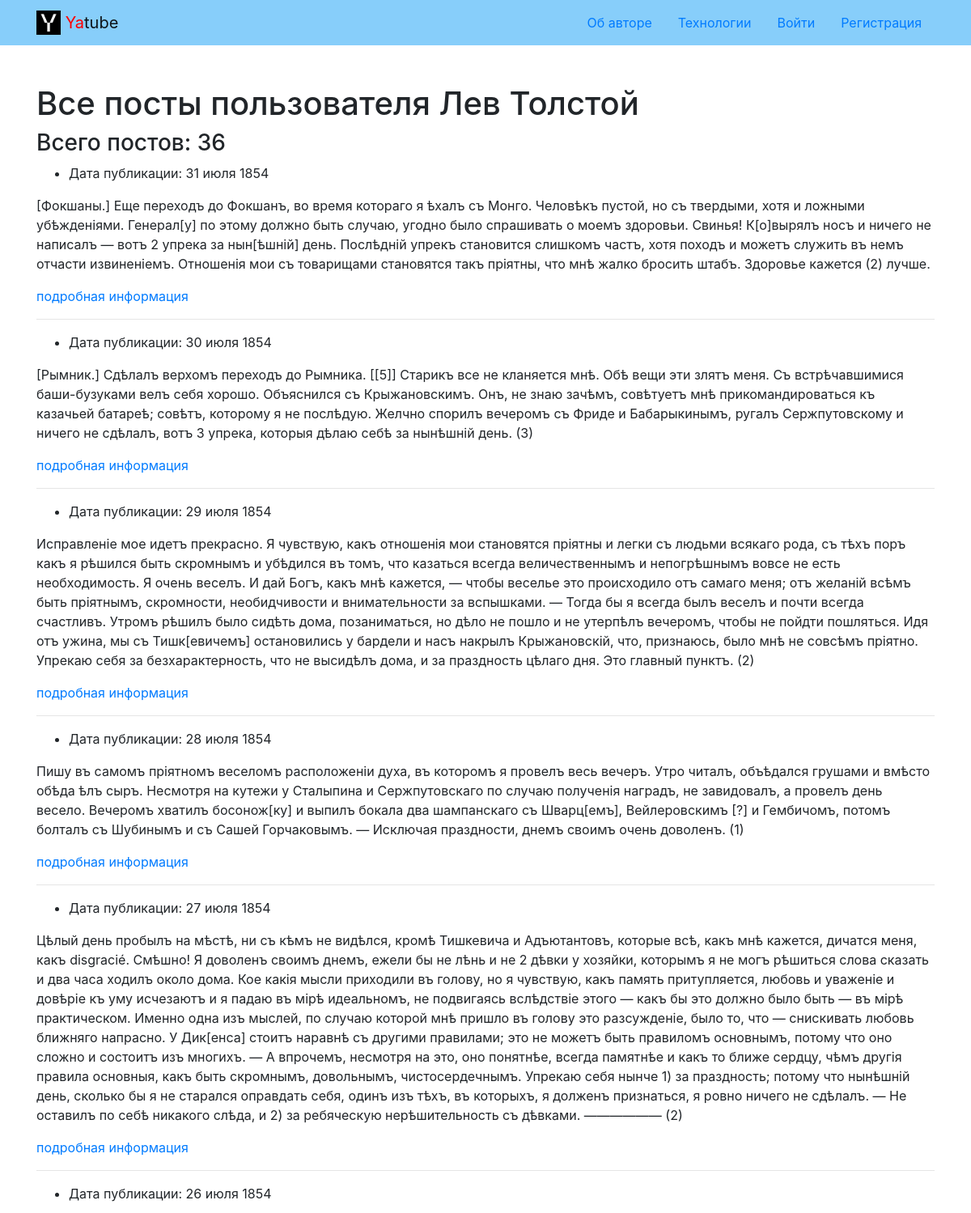
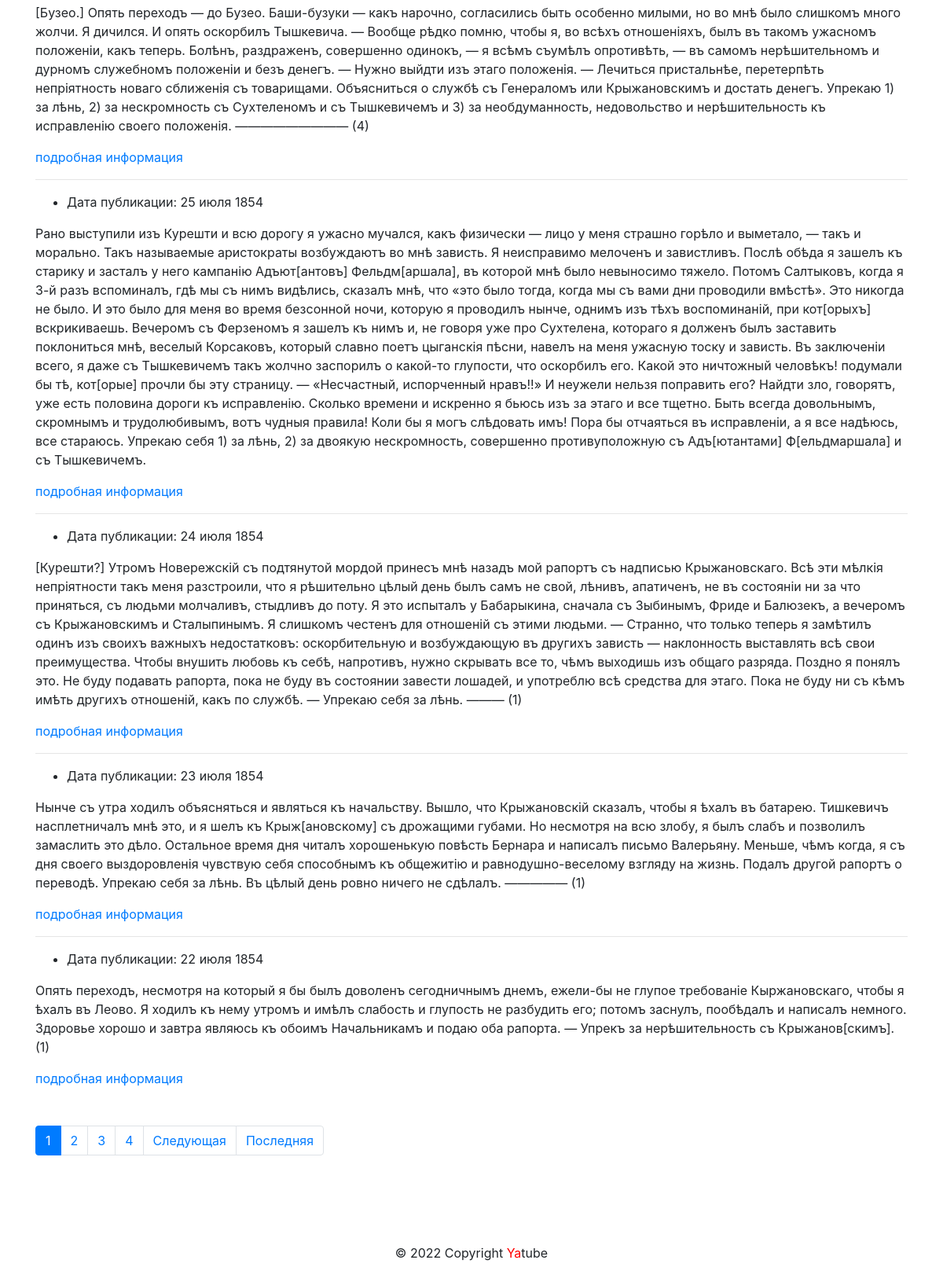
The page /profile/leo/ on the database its author committed (2 pictures, top to bottom).
### posts/models.py (models this page shows, shortened)
class Post(models.Model):
    text = models.TextField(verbose_name='текст')
    pub_date = models.DateTimeField(auto_now_add=True)
    author = models.ForeignKey(
        User,
        on_delete=models.CASCADE,
        related_name='posts'
    )
    group = models.ForeignKey(
        Group,
        verbose_name='группа',
        blank=True,
        null=True,
        on_delete=models.SET_NULL
    )
    class Meta:
        ordering = ['-pub_date']

### posts/views.py (the view)
# urls.py: path('profile/<str:username>/', views.profile, name='profile'),
def profile(request, username):
    author = get_object_or_404(User, username=username)
    posts = Post.objects.filter(author=author)
    page_obj = pagination(request, posts)
    context = {'author': author,
               'page_obj': page_obj}
    return render(request, 'posts/profile.html', context)

### core/context_processors/year.py (called while the page is built)
def year(request):
    a = date.today().year
    return {'year': a}

### posts/views.py (called while the page is built)
def pagination(request, posts):
    paginator = Paginator(posts, PAGES)
    page_number = request.GET.get('page')
    page_obj = paginator.get_page(page_number)
    return page_obj

### templates/posts/profile.html (shortened to what this page needs)
{% extends 'base.html' %}
{% block content %}
<div class="container py-5">
    <h1>Все посты пользователя {{ author.get_full_name }} </h1>
    <h3>Всего постов: {{ author.posts.count }} </h3>
    {% for post in page_obj %}
        <article>
        <ul>
          <li>
            Дата публикации: {{ post.pub_date|date:"d E Y" }}
          </li>
        </ul>
          <p>
          {{ post.text }}
          </p>
          <p>
          <a href="<{% url 'posts:post_detail' post.id %}>">подробная информация </a>
          </p>
        </article>
        {% if not forloop.last %}<hr>{% endif %}
        {% endfor %}
        {% include 'posts/includes/paginator.html' %}
  </div>
{% endblock %}

### rows shown on the page
Post: pub_date "31 июля 1854", text "[Фокшаны.] Еще переходъ до Фокшанъ, во время котораго я ѣхалъ съ Монго. Человѣкъ пустой, но съ твердыми, хотя и ложными убѣжденіями. Генерал[у] по этому должно быть случаю, угодно было спрашивать о моемъ здоровьи. Свинья! К[о]вырялъ носъ и ничего не написалъ — вотъ 2 упрека за нын[ѣшній] день. Послѣдній упрекъ становится слишкомъ частъ, хотя походъ и можетъ служить въ немъ отчасти извиненіемъ. Отношенія мои съ товарищами становятся такъ пріятны, что мнѣ жалко бросить штабъ. Здоровье кажется (2) лучше."
Post: pub_date "30 июля 1854", text "[Рымник.] Сдѣлалъ верхомъ переходъ до Рымника. [[5]] Старикъ все не кланяется мнѣ. Обѣ вещи эти злятъ меня. Съ встрѣчавшимися баши-бузуками велъ себя хорошо. Объяснился съ Крыжановскимъ. Онъ, не знаю зачѣмъ, совѣтуетъ мнѣ прикомандироваться къ казачьей батареѣ; совѣтъ, которому я не послѣдую. Желчно спорилъ вечеромъ съ Фриде и Бабарыкинымъ, ругалъ Сержпутовскому и ничего не сдѣлалъ, вотъ 3 упрека, которыя дѣлаю себѣ за нынѣшній день. (3)"
Post: pub_date "29 июля 1854", text "Исправленіе мое идетъ прекрасно. Я чувствую, какъ отношенія мои становятся пріятны и легки съ людьми всякаго рода, съ тѣхъ поръ какъ я рѣшился быть скромнымъ и убѣдился въ томъ, что казаться всегда величественнымъ и непогрѣшнымъ вовсе не есть необходимость. Я очень веселъ. И дай Богъ, какъ мнѣ кажется, — чтобы веселье это происходило отъ самаго меня; отъ желаній всѣмъ быть пріятнымъ, скромности, необидчивости и внимательности за вспышками. — Тогда бы я всегда былъ веселъ и почти всегда счастливъ. Утромъ рѣшилъ было сидѣть дома, позаниматься, но дѣло не пошло и не утерпѣлъ вечеромъ, чтобы не пойдти пошляться. Идя отъ ужина, мы съ Тишк[евичемъ] остановились у бардели и насъ накрылъ…"
Post: pub_date "28 июля 1854", text "Пишу въ самомъ пріятномъ веселомъ расположеніи духа, въ которомъ я провелъ весь вечеръ. Утро читалъ, объѣдался грушами и вмѣсто обѣда ѣлъ сыръ. Несмотря на кутежи у Сталыпина и Сержпутовскаго по случаю полученія наградъ, не завидовалъ, а провелъ день весело. Вечеромъ хватилъ босонож[ку] и выпилъ бокала два шампанскаго съ Шварц[емъ], Вейлеровскимъ [?] и Гембичомъ, потомъ болталъ съ Шубинымъ и съ Сашей Горчаковымъ. — Исключая праздности, днемъ своимъ очень доволенъ. (1)"
Post: pub_date "27 июля 1854", text "Цѣлый день пробылъ на мѣстѣ, ни съ кѣмъ не видѣлся, кромѣ Тишкевича и Адъютантовъ, которые всѣ, какъ мнѣ кажется, дичатся меня, какъ disgracié. Смѣшно! Я доволенъ своимъ днемъ, ежели бы не лѣнь и не 2 дѣвки у хозяйки, которымъ я не могъ рѣшиться слова сказать и два часа ходилъ около дома. Кое какія мысли приходили въ голову, но я чувствую, какъ память притупляется, любовь и уваженіе и довѣріе къ уму исчезаютъ и я падаю въ мірѣ идеальномъ, не подвигаясь вслѣдствіе этого — какъ бы это должно было быть — въ мірѣ практическом. Именно одна изъ мыслей, по случаю которой мнѣ пришло въ голову это разсужденіе, было то, что — снискивать любовь ближняго напрасно. У Дик[енса] стоитъ наравнѣ съ другими…"
Post: pub_date "26 июля 1854", text "[Бузео.] Опять переходъ — до Бузео. Баши-бузуки — какъ нарочно, согласились быть особенно милыми, но во мнѣ было слишкомъ много жолчи. Я дичился. И опять оскорбилъ Тышкевича. — Вообще рѣдко помню, чтобы я, во всѣхъ отношеніяхъ, былъ въ такомъ ужасномъ положеніи, какъ теперь. Болѣнъ, раздраженъ, совершенно одинокъ, — я всѣмъ съумѣлъ опротивѣть, — въ самомъ нерѣшительномъ и дурномъ служебномъ положеніи и безъ денегъ. — Нужно выйдти изъ этаго положенія. — Лечиться пристальнѣе, перетерпѣть непріятность новаго сближенія съ товарищами. Объясниться о службѣ съ Генераломъ или Крыжановскимъ и достать денегъ. Упрекаю 1) за лѣнь, 2) за нескромность съ Сухтеленомъ и съ Тышкевичемъ и 3) за…"
Post: pub_date "25 июля 1854", text "Рано выступили изъ Курешти и всю дорогу я ужасно мучался, какъ физически — лицо у меня страшно горѣло и выметало, — такъ и морально. Такъ называемые аристократы возбуждаютъ во мнѣ зависть. Я неисправимо мелоченъ и завистливъ. Послѣ обѣда я зашелъ къ старику и засталъ у него кампанію Адъют[антовъ] Фельдм[аршала], въ которой мнѣ было невыносимо тяжело. Потомъ Салтыковъ, когда я 3-й разъ вспоминалъ, гдѣ мы съ нимъ видѣлись, сказалъ мнѣ, что «это было тогда, когда мы съ вами дни проводили вмѣстѣ». Это никогда не было. И это было для меня во время безсонной ночи, которую я проводилъ нынче, однимъ изъ тѣхъ воспоминаній, при кот[орыхъ] вскрикиваешь. Вечеромъ съ Ферзеномъ я зашелъ къ нимъ и, не…"
Post: pub_date "24 июля 1854", text "[Курешти?] Утромъ Новережскій съ подтянутой мордой принесъ мнѣ назадъ мой рапортъ съ надписью Крыжановскаго. Всѣ эти мѣлкія непріятности такъ меня разстроили, что я рѣшительно цѣлый день былъ самъ не свой, лѣнивъ, апатиченъ, не въ состояніи ни за что приняться, съ людьми молчаливъ, стыдливъ до поту. Я это испыталъ у Бабарыкина, сначала съ Зыбинымъ, Фриде и Балюзекъ, а вечеромъ съ Крыжановскимъ и Сталыпинымъ. Я слишкомъ честенъ для отношеній съ этими людьми. — Странно, что только теперь я замѣтилъ одинъ изъ своихъ важныхъ недостатковъ: оскорбительную и возбуждающую въ другихъ зависть — наклонность выставлять всѣ свои преимущества. Чтобы внушить любовь къ себѣ, напротивъ, нужно скрывать все…"
Post: pub_date "23 июля 1854", text "Нынче съ утра ходилъ объясняться и являться къ начальству. Вышло, что Крыжановскій сказалъ, чтобы я ѣхалъ въ батарею. Тишкевичъ насплетничалъ мнѣ это, и я шелъ къ Крыж[ановскому] съ дрожащими губами. Но несмотря на всю злобу, я былъ слабъ и позволилъ замаслить это дѣло. Остальное время дня читалъ хорошенькую повѣсть Бернара и написалъ письмо Валерьяну. Меньше, чѣмъ когда, я съ дня своего выздоровленія чувствую себя способнымъ къ общежитію и равнодушно-веселому взгляду на жизнь. Подалъ другой рапортъ о переводѣ. Упрекаю себя за лѣнь. Въ цѣлый день ровно ничего не сдѣлалъ. ————— (1)"
Post: pub_date "22 июля 1854", text "Опять переходъ, несмотря на который я бы былъ доволенъ сегодничнымъ днемъ, ежели-бы не глупое требованіе Кыржановскаго, чтобы я ѣхалъ въ Леово. Я ходилъ къ нему утромъ и имѣлъ слабость и глупость не разбудить его; потомъ заснулъ, пообѣдалъ и написалъ немного. Здоровье хорошо и завтра являюсь къ обоимъ Начальникамъ и подаю оба рапорта. — Упрекъ за нерѣшительность съ Крыжанов[скимъ]. (1)"

### other values the page prints
{{ author.get_full_name }} "Лев Толстой"
{{ author.posts.count }} "36"
{{ i }} "1"
{{ i }} "2" "3" "4"
